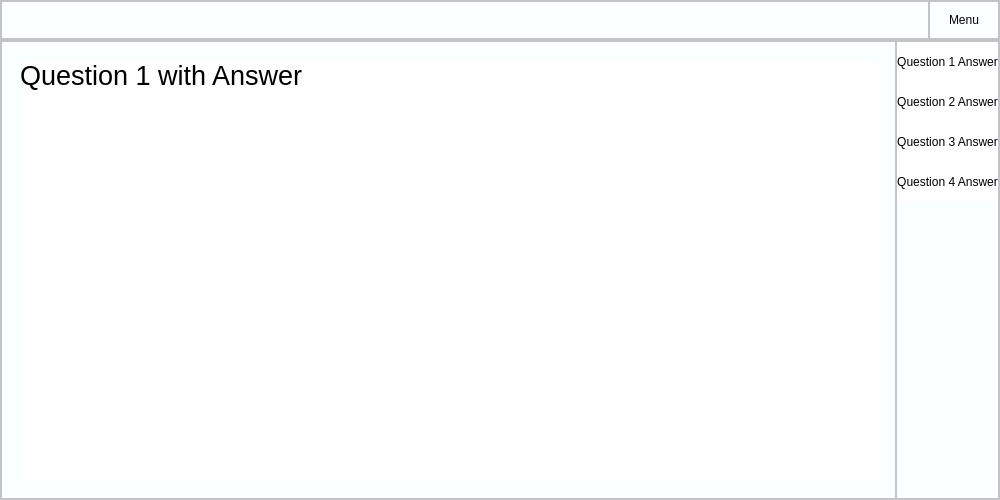
<?xml version="1.0" encoding="UTF-8"?>
<ui version="4.0">
 <class>Form</class>
 <widget class="QWidget" name="Form">
  <property name="geometry">
   <rect>
    <x>0</x>
    <y>0</y>
    <width>1000</width>
    <height>500</height>
   </rect>
  </property>
  <property name="minimumSize">
   <size>
    <width>1000</width>
    <height>500</height>
   </size>
  </property>
  <property name="windowTitle">
   <string>Form</string>
  </property>
  <property name="styleSheet">
   <string notr="true">background-color: rgb(250, 255, 255);</string>
  </property>
  <layout class="QVBoxLayout" name="verticalLayout">
   <property name="spacing">
    <number>0</number>
   </property>
   <property name="leftMargin">
    <number>0</number>
   </property>
   <property name="topMargin">
    <number>0</number>
   </property>
   <property name="rightMargin">
    <number>0</number>
   </property>
   <property name="bottomMargin">
    <number>0</number>
   </property>
   <item>
    <widget class="QFrame" name="Top_Bar">
     <property name="maximumSize">
      <size>
       <width>16777215</width>
       <height>40</height>
      </size>
     </property>
     <property name="styleSheet">
      <string notr="true">background-color: rgb(250, 255, 255);</string>
     </property>
     <property name="frameShape">
      <enum>QFrame::StyledPanel</enum>
     </property>
     <property name="frameShadow">
      <enum>QFrame::Raised</enum>
     </property>
     <layout class="QHBoxLayout" name="horizontalLayout">
      <property name="spacing">
       <number>0</number>
      </property>
      <property name="leftMargin">
       <number>0</number>
      </property>
      <property name="topMargin">
       <number>0</number>
      </property>
      <property name="rightMargin">
       <number>0</number>
      </property>
      <property name="bottomMargin">
       <number>0</number>
      </property>
      <item>
       <widget class="QFrame" name="frame_top">
        <property name="maximumSize">
         <size>
          <width>16777215</width>
          <height>40</height>
         </size>
        </property>
        <property name="frameShape">
         <enum>QFrame::StyledPanel</enum>
        </property>
        <property name="frameShadow">
         <enum>QFrame::Raised</enum>
        </property>
       </widget>
      </item>
      <item>
       <widget class="QFrame" name="frame_toggle">
        <property name="maximumSize">
         <size>
          <width>70</width>
          <height>40</height>
         </size>
        </property>
        <property name="frameShape">
         <enum>QFrame::StyledPanel</enum>
        </property>
        <property name="frameShadow">
         <enum>QFrame::Raised</enum>
        </property>
        <layout class="QVBoxLayout" name="verticalLayout_2">
         <property name="spacing">
          <number>0</number>
         </property>
         <property name="leftMargin">
          <number>0</number>
         </property>
         <property name="topMargin">
          <number>0</number>
         </property>
         <property name="rightMargin">
          <number>0</number>
         </property>
         <property name="bottomMargin">
          <number>0</number>
         </property>
         <item>
          <widget class="QPushButton" name="Btn_Toggle">
           <property name="sizePolicy">
            <sizepolicy hsizetype="Expanding" vsizetype="Expanding">
             <horstretch>0</horstretch>
             <verstretch>0</verstretch>
            </sizepolicy>
           </property>
           <property name="styleSheet">
            <string notr="true">border: 0px solid;</string>
           </property>
           <property name="text">
            <string>Menu</string>
           </property>
          </widget>
         </item>
        </layout>
       </widget>
      </item>
     </layout>
    </widget>
   </item>
   <item>
    <widget class="QFrame" name="Content">
     <property name="frameShape">
      <enum>QFrame::StyledPanel</enum>
     </property>
     <property name="frameShadow">
      <enum>QFrame::Raised</enum>
     </property>
     <layout class="QHBoxLayout" name="horizontalLayout_2">
      <property name="spacing">
       <number>0</number>
      </property>
      <property name="leftMargin">
       <number>0</number>
      </property>
      <property name="topMargin">
       <number>0</number>
      </property>
      <property name="rightMargin">
       <number>0</number>
      </property>
      <property name="bottomMargin">
       <number>0</number>
      </property>
      <item>
       <widget class="QFrame" name="frame_pages">
        <property name="frameShape">
         <enum>QFrame::StyledPanel</enum>
        </property>
        <property name="frameShadow">
         <enum>QFrame::Raised</enum>
        </property>
        <layout class="QVBoxLayout" name="verticalLayout_5">
         <item>
          <widget class="QStackedWidget" name="stackedWidget">
           <widget class="QWidget" name="page_1">
            <layout class="QVBoxLayout" name="verticalLayout_9">
             <item>
              <widget class="QLabel" name="label_1">
               <property name="font">
                <font>
                 <pointsize>20</pointsize>
                </font>
               </property>
               <property name="styleSheet">
                <string notr="true">background-color: rgb(255, 255, 255);</string>
               </property>
               <property name="text">
                <string>Question 1 with Answer</string>
               </property>
               <property name="alignment">
                <set>Qt::AlignLeading|Qt::AlignLeft|Qt::AlignTop</set>
               </property>
              </widget>
             </item>
            </layout>
           </widget>
           <widget class="QWidget" name="page_2">
            <layout class="QVBoxLayout" name="verticalLayout_8">
             <item>
              <widget class="QLabel" name="label_2">
               <property name="font">
                <font>
                 <pointsize>20</pointsize>
                </font>
               </property>
               <property name="styleSheet">
                <string notr="true">background-color: rgb(255, 255, 255);</string>
               </property>
               <property name="text">
                <string>Question 2 with Answer</string>
               </property>
               <property name="alignment">
                <set>Qt::AlignLeading|Qt::AlignLeft|Qt::AlignTop</set>
               </property>
              </widget>
             </item>
            </layout>
           </widget>
           <widget class="QWidget" name="page_3">
            <layout class="QVBoxLayout" name="verticalLayout_6">
             <item>
              <widget class="QLabel" name="label_3">
               <property name="font">
                <font>
                 <pointsize>20</pointsize>
                </font>
               </property>
               <property name="styleSheet">
                <string notr="true">background-color: rgb(255, 255, 255);</string>
               </property>
               <property name="text">
                <string>Question 3 with Answer</string>
               </property>
               <property name="alignment">
                <set>Qt::AlignLeading|Qt::AlignLeft|Qt::AlignTop</set>
               </property>
              </widget>
             </item>
            </layout>
           </widget>
           <widget class="QWidget" name="page_4">
            <layout class="QVBoxLayout" name="verticalLayout_7">
             <item>
              <widget class="QLabel" name="label_4">
               <property name="font">
                <font>
                 <pointsize>20</pointsize>
                </font>
               </property>
               <property name="styleSheet">
                <string notr="true">background-color: rgb(255, 255, 255);</string>
               </property>
               <property name="text">
                <string>Question 4 with Answer</string>
               </property>
               <property name="alignment">
                <set>Qt::AlignLeading|Qt::AlignLeft|Qt::AlignTop</set>
               </property>
              </widget>
             </item>
            </layout>
           </widget>
          </widget>
         </item>
        </layout>
       </widget>
      </item>
      <item>
       <widget class="QFrame" name="frame_right_menu">
        <property name="maximumSize">
         <size>
          <width>125</width>
          <height>16777215</height>
         </size>
        </property>
        <property name="frameShape">
         <enum>QFrame::StyledPanel</enum>
        </property>
        <property name="frameShadow">
         <enum>QFrame::Raised</enum>
        </property>
        <layout class="QVBoxLayout" name="verticalLayout_3">
         <property name="spacing">
          <number>0</number>
         </property>
         <property name="leftMargin">
          <number>0</number>
         </property>
         <property name="topMargin">
          <number>0</number>
         </property>
         <property name="rightMargin">
          <number>0</number>
         </property>
         <property name="bottomMargin">
          <number>0</number>
         </property>
         <item alignment="Qt::AlignTop">
          <widget class="QFrame" name="frame_top_menus">
           <property name="frameShape">
            <enum>QFrame::NoFrame</enum>
           </property>
           <property name="frameShadow">
            <enum>QFrame::Raised</enum>
           </property>
           <layout class="QVBoxLayout" name="verticalLayout_4">
            <property name="spacing">
             <number>0</number>
            </property>
            <property name="leftMargin">
             <number>0</number>
            </property>
            <property name="topMargin">
             <number>0</number>
            </property>
            <property name="rightMargin">
             <number>0</number>
            </property>
            <property name="bottomMargin">
             <number>0</number>
            </property>
            <item>
             <widget class="QPushButton" name="Btn_menu_1">
              <property name="minimumSize">
               <size>
                <width>0</width>
                <height>40</height>
               </size>
              </property>
              <property name="styleSheet">
               <string notr="true">QPushButton {
background-color: rgb(255, 255, 255);
border: 0px solid;
}
QPushButton:hover {
background-color: rgb(0, 0, 0);
	color: rgb(255, 255, 255);
}</string>
              </property>
              <property name="text">
               <string>Question 1 Answer</string>
              </property>
              <property name="autoRepeatInterval">
               <number>100</number>
              </property>
             </widget>
            </item>
            <item>
             <widget class="QPushButton" name="Btn_menu_2">
              <property name="minimumSize">
               <size>
                <width>0</width>
                <height>40</height>
               </size>
              </property>
              <property name="styleSheet">
               <string notr="true">QPushButton {
background-color: rgb(255, 255, 255);
border: 0px solid;
}
QPushButton:hover {
background-color: rgb(0, 0, 0);
	color: rgb(255, 255, 255);
}</string>
              </property>
              <property name="text">
               <string>Question 2 Answer</string>
              </property>
              <property name="autoRepeatInterval">
               <number>100</number>
              </property>
             </widget>
            </item>
            <item>
             <widget class="QPushButton" name="Btn_menu_3">
              <property name="minimumSize">
               <size>
                <width>0</width>
                <height>40</height>
               </size>
              </property>
              <property name="styleSheet">
               <string notr="true">QPushButton {
background-color: rgb(255, 255, 255);
border: 0px solid;
}
QPushButton:hover {
background-color: rgb(0, 0, 0);
	color: rgb(255, 255, 255);
}</string>
              </property>
              <property name="text">
               <string>Question 3 Answer</string>
              </property>
              <property name="autoRepeatInterval">
               <number>100</number>
              </property>
             </widget>
            </item>
            <item>
             <widget class="QPushButton" name="Btn_menu_4">
              <property name="minimumSize">
               <size>
                <width>0</width>
                <height>40</height>
               </size>
              </property>
              <property name="styleSheet">
               <string notr="true">QPushButton {
background-color: rgb(255, 255, 255);
border: 0px solid;
}
QPushButton:hover {
background-color: rgb(0, 0, 0);
	color: rgb(255, 255, 255);
}</string>
              </property>
              <property name="text">
               <string>Question 4 Answer</string>
              </property>
              <property name="autoRepeatInterval">
               <number>100</number>
              </property>
             </widget>
            </item>
           </layout>
          </widget>
         </item>
        </layout>
       </widget>
      </item>
     </layout>
    </widget>
   </item>
  </layout>
 </widget>
 <resources/>
 <connections/>
</ui>
